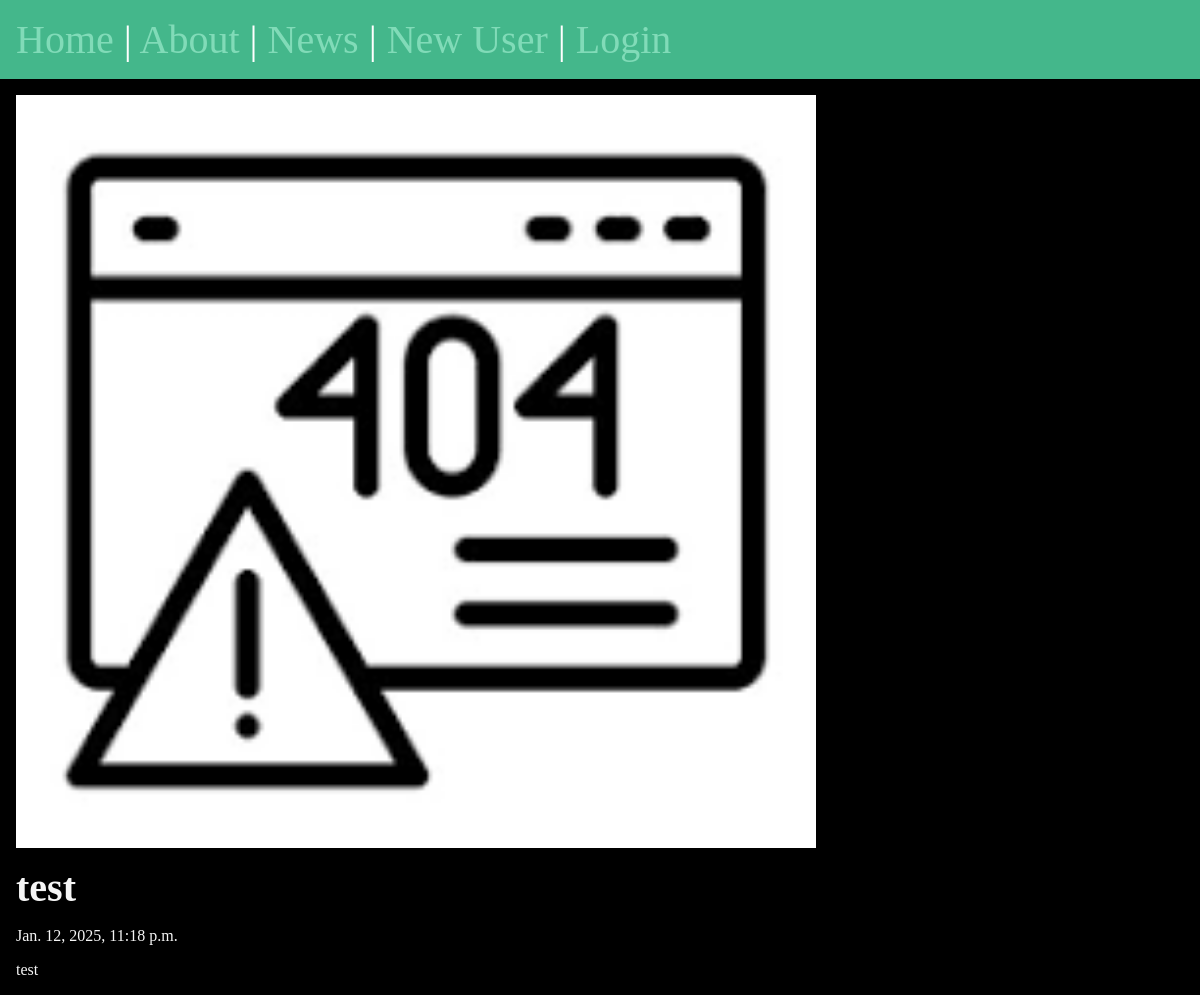
The page /posts/mike-test on the database its author committed.
### posts/models.py (models this page shows, shortened)
class Post(models.Model):
    title = models.CharField(max_length=75)
    body = models.TextField() # relates to a text area form input
    slug = models.SlugField()
    date = models.DateTimeField(auto_now_add=True) # date timestamp anytime post is added
    banner = models.ImageField(default='fallback.png', blank=True)
    author = models.ForeignKey(User, on_delete=models.CASCADE, default=None)

### posts/views.py (the view)
# urls.py: path('<slug:slug>', views.post_page, name="page"),
def post_page(request, slug):
    post = Post.objects.get(slug=slug)
    return render(request, 'posts/post_page.html', { 'post': post })

### posts/templates/posts/post_page.html (shortened to what this page needs)
{% extends 'layout.html' %}
{% block content %}
    <section>
        <img
            class="banner"
            src="{{ post.banner.url }}"
            alt="{{ post.title }}"
        />
        <h1>{{ post.title }}</h1>
        <p>{{ post.date }}</p>
        <p>{{ post.body }}</p>
    </section>
{% endblock %}

### static/css/style.css (style rules this page uses)
* { margin: 0; padding: 0; box-sizing: border-box; }
body { min-height: 100vh; background-color: black; color: whitesmoke; font-size: 3rem; }
section { display: flex; flex-flow: column; gap: 1rem; }
h1, h2 { font-size: 2.5rem; }
p { font-size: 1rem; }
.banner { display: block; width: 100%; max-width: 800px; }

### rows shown on the page
Post: banner (picture), title "test", date "Jan. 12, 2025, 11:18 p.m.", body "test"
